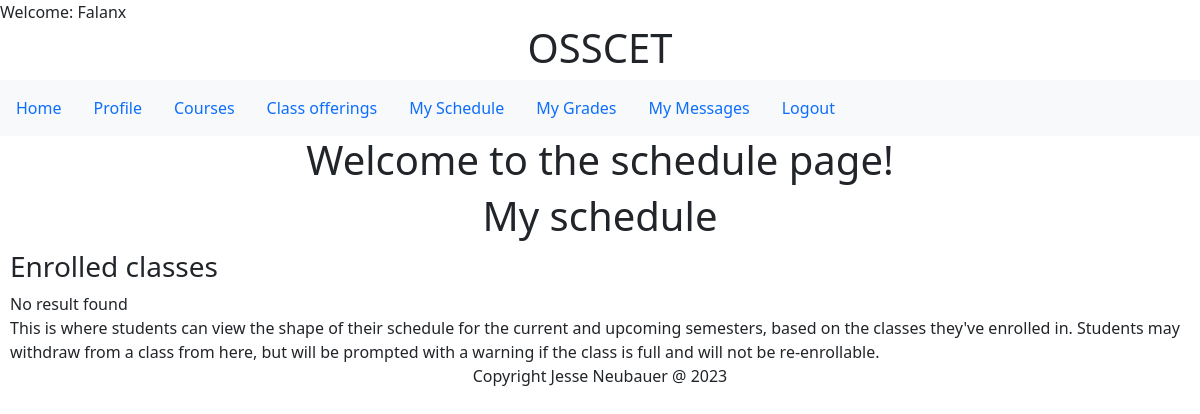
The app's page /schedule.php (signed in), older data.
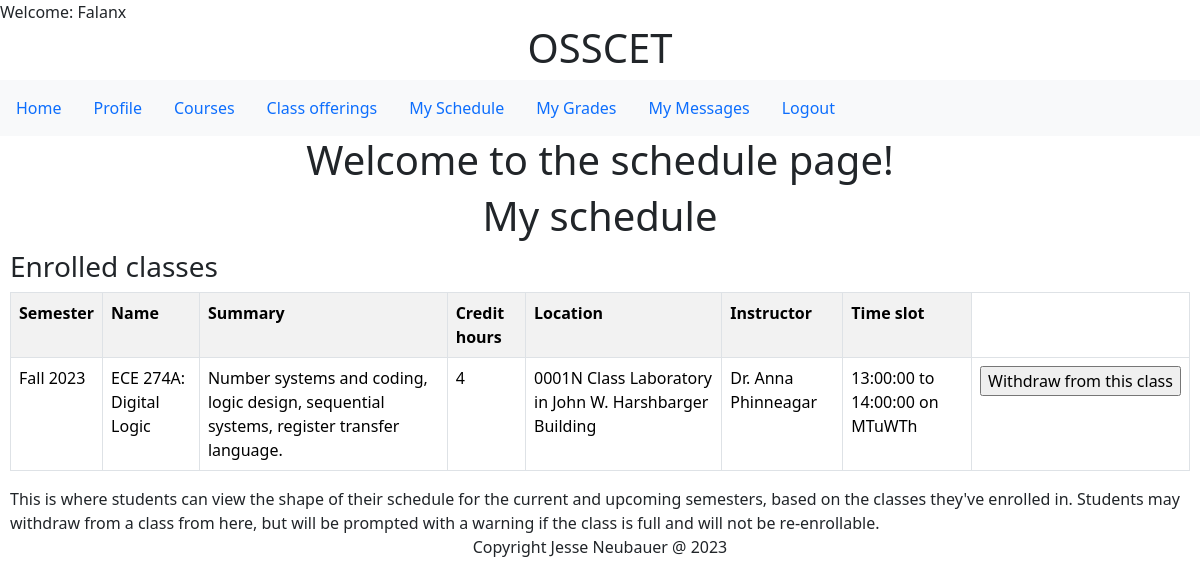
The same page, newer data.
### tables this page shows
CREATE TABLE `enrollment` (
  `class_id` bigint(20) NOT NULL,
  `user_id` bigint(20) NOT NULL,
  `enrollment_date` timestamp NOT NULL DEFAULT current_timestamp() ON UPDATE current_timestamp(),
  `enrollment_status` char(1) DEFAULT NULL,
  `grade` double DEFAULT NULL
);

CREATE TABLE `semesters` (
  `semester_name` varchar(50) NOT NULL,
  `start_date` date NOT NULL,
  `end_date` date NOT NULL
);

CREATE TABLE `courses` (
  `course_id` varchar(10) NOT NULL,
  `course_name` varchar(100) NOT NULL,
  `summary` varchar(1000) DEFAULT NULL,
  `credits` int(11) NOT NULL,
  `track_id` int(11) NOT NULL,
  `prerequesites` tinyint(1) DEFAULT NULL,
  `default_max_capacity` int(11) DEFAULT NULL
);

CREATE TABLE `rooms` (
  `room_id` varchar(10) NOT NULL,
  `room_name` varchar(45) NOT NULL,
  `building_name` varchar(200) DEFAULT NULL,
  `capacity` int(11) NOT NULL,
  `ada_accessible` tinyint(1) DEFAULT NULL,
  `building_address` varchar(200) DEFAULT NULL
);

CREATE TABLE `teachers` (
  `user_id` int(11) NOT NULL,
  `teacher_id` varchar(20) NOT NULL,
  `password` varchar(45) NOT NULL,
  `role_id` int(11) DEFAULT NULL,
  `email` varchar(45) DEFAULT 'teacher@uagc.edu',
  `phone` varchar(45) DEFAULT '(111)222-3333',
  `prefix` varchar(5) DEFAULT 'Mx.',
  `first_name` varchar(45) NOT NULL,
  `last_name` varchar(45) NOT NULL,
  `ssn` varchar(20) DEFAULT '111-22-3333',
  `hire_date` date NOT NULL DEFAULT current_timestamp(),
  `mailing_address` varchar(500) DEFAULT '1401 University of AZ, Tucson, AZ, 85719',
  `salary` double DEFAULT NULL,
  `bio_summary` varchar(1000) DEFAULT 'This is a placeholder for where your biography/summary should go. It will be shown to students, describing you. Please put it in 3rd person and make sure to include your pronouns.'
);

CREATE TABLE `offerings` (
  `class_id` bigint(20) NOT NULL,
  `course_id` varchar(10) NOT NULL,
  `teacher_user_id` bigint(20) NOT NULL,
  `room_id` varchar(10) NOT NULL,
  `occupancy` int(11) DEFAULT NULL,
  `vacancies` int(11) DEFAULT NULL,
  `semester_name` varchar(50) NOT NULL,
  `start_time` time DEFAULT NULL,
  `end_time` time DEFAULT NULL,
  `monday` tinyint(1) DEFAULT NULL,
  `tuesday` tinyint(1) DEFAULT NULL,
  `wednesday` tinyint(1) DEFAULT NULL,
  `thursday` tinyint(1) DEFAULT NULL,
  `friday` tinyint(1) DEFAULT NULL,
  `saturday` tinyint(1) DEFAULT NULL,
  `sunday` tinyint(1) DEFAULT NULL
);

### schedule_student.php (the view, shortened to what this page needs)
<!DOCTYPE html>
<html lang="en">
<head>
</head>
<body>
<div class="container text-center">
<h1>My schedule</h1>
</div>
</head>
<body>
    <div class="bs-example">
            <div class="row">
                <div class="col-md-12">
                    <div class="page-header clearfix">
                        <h3 class="pull-left">Enrolled classes</h3>
                    </div>
                    <?php
                    include_once 'db.php';
         $user_id = $_SESSION['user_id'];
         $result = mysqli_query($conn,"SELECT * FROM enrollment
                    INNER JOIN offerings on enrollment.class_id=offerings.class_id
                    INNER JOIN teachers ON offerings.teacher_user_id=teachers.user_id
                    INNER JOIN courses ON offerings.course_id=courses.course_id
                    INNER JOIN rooms ON offerings.room_id=rooms.room_id
                    INNER JOIN semesters ON offerings.semester_name=semesters.semester_name
                    WHERE enrollment.user_id = '$user_id' and enrollment_status = 'a'
                    ORDER BY `start_date`, `start_time`");
                    if ($result->num_rows > 0) {
                        ?>
                          <table class='table table-bordered table-striped'>
                           <th>Semester</th>
                           <th>Name</th>
                            <th>Summary</th>
                            <th>Credit hours</th>
                            <th>Location</th>
                            <th>Instructor</th>
                            <th>Time slot</th>
                        <?php
                        while($row = mysqli_fetch_array($result)) {
                            $teacher_name = $row['prefix'] . ' ' . $row['first_name'] . ' ' . $row['last_name'];
                            $location = $row['room_name'] . ' in ' . $row['building_name'];
                            $class_days = "";
                            if($row['monday'] == 1){$class_days = $class_days . 'M';}
                            if($row['tuesday'] == 1){$class_days = $class_days . 'Tu';}
                            if($row['wednesday'] == 1){$class_days = $class_days . 'W';}
                            if($row['thursday'] == 1){$class_days = $class_days . 'Th';}
                            $time_slot = $row['start_time'] . ' to ' . $row['end_time'] . ' on ' . $class_days;
                        ?>
                        <tr>
                            <td><?php echo $row["semester_name"]; ?></td>
                            <td><?php echo $row["course_id"]; echo ': '; echo $row["course_name"]; ?></td>
                            <td><?php echo $row["summary"]; ?></td>
                            <td><?php echo $row["credits"]; ?></td>
                            <td><?php echo $location; ?></td>
                            <td><?php echo $teacher_name; ?></td>
                            <td><?php echo $time_slot; ?></td>
                            <?php $displayed_class_id = $row["class_id"];
                            if($search_enrollments = $conn->prepare('SELECT * from enrollment where `class_id`=? and `user_id`=?')){
                                $search_enrollments->execute([$displayed_class_id, $user_id]);
                                $search_enrollments_result = $search_enrollments->get_result();
                            if($search_enrollments_result->num_rows <1){ ?>
                                <td><form method="POST" action="classes.php"><input type="hidden" name="class_id" value="<?php echo $row['class_id'] ?>"><input type="submit" name="enroll" value="Enroll in this class"></form></td> <?php }
                            else { ?>
                            <td><form method="POST" action="classes.php"><input type="hidden" name="class_id" value="<?php echo $row['class_id'] ?>"><input type="submit" name="withdraw" value="Withdraw from this class"></form></td>
                           <?php }} ?>
                        </tr>
                        <?php
                        }
                        ?>
                        </table>
                         <?php
                        }
                        else{
                            echo "No result found";
                        }?>
                </div>
            </div>
    <div>
    This is where students can view the shape of their schedule for the current and upcoming semesters, based on the classes they've enrolled in.
    Students may withdraw from a class from here, but will be prompted with a warning if the class is full and will not be re-enrollable.
</div>
</body>
</html>

### schedule.php (shortened to what this page needs)
<!DOCTYPE html>
<html lang="en">
<head>
<link rel="stylesheet" href="https://maxcdn.bootstrapcdn.com/bootstrap/5.3.1/css/bootstrap.min.css">
<link rel="stylesheet" href="https://maxcdn.bootstrapcdn.com/bootstrap/5.3.1/css/bootstrap-theme.min.css">
</head>
<body>
<?php include 'master.php';?>
<div class="container text-center">
<h1>Welcome to the schedule page!</h1>
</div>
<?php
if($_SESSION['role_id'] == 1){
    require_once 'schedule_student.php';
}
?>
<?php include 'footer.php';?>
</body>
</html>

### master.php (shortened to what this page needs)
<?php
if( isset($_SESSION['username']))
echo "Welcome: " . $_SESSION['username'];
?>
<!DOCTYPE html>
<html lang="en">
<head>
<link rel="stylesheet" href="https://stackpath.bootstrapcdn.com/bootstrap/4.3.1/css/bootstrap.min.css">
</head>
<body>
<div class="container text-center">
<h1>OSSCET</h1>
</div>
<nav class="navbar navbar-expand-lg navbar-light bg-light">
<ul class="nav">
<li class="nav-item"><a class="nav-link active" href=index.php>Home</a></li>
<?php
if( isset($_SESSION['username']))
{
echo '<li class="nav-item"><a class="nav-link active" href="profile.php"><span class="glyphicon glyphicon-briefcase"></span> Profile</a></li>';
echo '<li class="nav-item"><a class="nav-link active" href="courses.php"><span class="glyphicon glyphicon-briefcase"></span> Courses</a></li>';
echo '<li class="nav-item"><a class="nav-link active" href="classes.php"><span class="glyphicon glyphicon-off"></span> Class offerings</a></li>';
echo '<li class="nav-item"><a class="nav-link active" href="schedule.php"><span class="glyphicon glyphicon-off"></span> My Schedule</a></li>';
echo '<li class="nav-item"><a class="nav-link active" href="grades.php"><span class="glyphicon glyphicon-off"></span> My Grades</a></li>';
echo '<li class="nav-item"><a class="nav-link active" href="messages.php"><span class="glyphicon glyphicon-off"></span> My Messages</a></li>';
echo '<li class="nav-item"><a class="nav-link active" href="logout.php"><span class="glyphicon glyphicon-off"></span> Logout</a></li>';
}
else
{
echo '<li class="nav-item"><a class="nav-link active" href="login.php"><span class="glyphicon glyphicon-user"></span> Login</a></li>';
echo '<li class="nav-item"><a class="nav-link active" href="registration.php"><span class="glyphicon glyphicon-pencil"></span> Registration</a></li>';
}
?>
</ul>
</nav>
</body>
</html>

### footer.php (shortened to what this page needs)
<!DOCTYPE html>
<html lang="en">
<head>
<link rel="stylesheet" href="https://maxcdn.bootstrapcdn.com/bootstrap/5.3.1/css/bootstrap.min.css">
<link rel="stylesheet" href="https://maxcdn.bootstrapcdn.com/bootstrap/5.3.1/css/bootstrap-theme.min.css">
</head>
<body>
<div class="navbar-fixed-bottom row-fluid">
<div class="navbar-inner">
<div class="container text-center">
Copyright Jesse Neubauer @ 2023
</div>
</div>
</div>
</body>
</html>

### schedule_student.php (style rules this page uses)
.bs-example { margin: 10px; }

Row changes from the older to the newer data that the page shows:
added enrollment: semesters.semester_name "Fall 2023", courses.course_id "ECE 274A", courses.course_name "Digital Logic", courses.summary "Number systems and coding, logic design, sequential systems, register transfer language.", courses.credits "4", rooms.room_name+building_name "0001N Class Laboratory in John W. Harshbarger Building", teachers.prefix+first_name+last_name "Dr. Anna Phinneagar", class.end_time "13:00:00 to 14:00:00 on MTuWTh"
Text that changed along with them:
text no longer shown: "No result found"
text now shown: "Semester Name Summary Credit hours Location Instructor Time slot"
